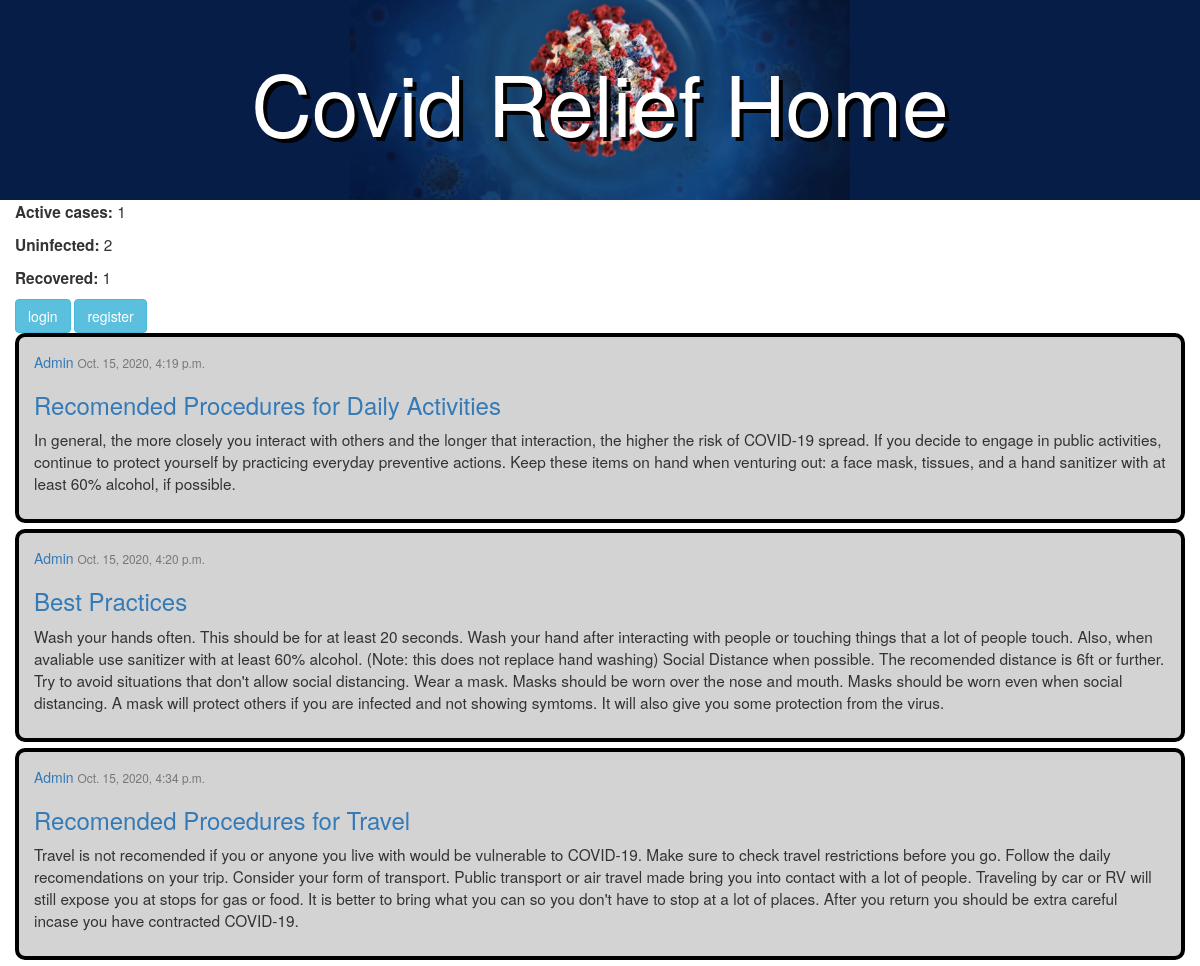
The page / on the database its author committed.
### loginApp/models.py (models this page shows, shortened)
class Post(models.Model):
	title = models.CharField(max_length=100)
	content = models.TextField()
	date_posted = models.DateTimeField(default=timezone.now)
	author = models.ForeignKey(User, on_delete =models.CASCADE)

### loginApp/views.py (the view)
# urls.py: 2. Add a URL to urlpatterns:  path('', views.home, name='home')
def home(request):
	all = UserInfo.objects.all()
	i = UserInfo.objects.filter(status='infected')
	iLen = len(i)
	u = UserInfo.objects.filter(status='uninfected')
	uLen = len(u)
	r = UserInfo.objects.filter(status='recovered')
	rLen = len(r)
	context = {'Posts': Post.objects.all(),'infected': iLen, 'uninfected': uLen, 'recovered': rLen}
	return render(request, 'loginApp/home.html',context)

### loginApp/templates/loginApp/home.html (shortened to what this page needs)
<!DOCTYPE HTML>
<html>
	<head>
		<link rel="stylesheet" href="https://maxcdn.bootstrapcdn.com/bootstrap/3.4.1/css/bootstrap.min.css">
		<link rel="stylesheet" href="../../static/style.css" />
	</head>
	<body>
		<header style="background-image: url('../../static/virus.jpg');">
			<h1 class="text-center">Covid Relief Home</h1>
		</header>
	<div class="container-fluid">
		<p><b>Active cases: </b>{{infected}}</p>
		<p><b>Uninfected: </b>{{uninfected}}</p>
		<p><b>Recovered: </b>{{recovered}}</p>
		{% if user.is_authenticated %}
		<a class="btn btn-info" href="{% url 'logout'%}">logout</a>
		{% else %}
		<a class="btn btn-info" href="{% url 'login'%}">login</a>
		<a class="btn btn-info" href="{% url 'register'%}">register</a>
		{% endif %}
		{% for post in Posts %}
        <div class="content">
          <div>
            <div>
              <a class="mr-2" href="#">{{ post.author }}</a>
              <small class="text-muted">{{ post.date_posted }}</small>
            </div>
            <h3><a class="article-title" href="#">{{ post.title }}</a></h3>
            <p class="article-content">{{ post.content }}</p>
          </div>
        </div>
    	{% endfor %}
	</div>
	</body>
</html>

### loginApp/static/style.css (style rules this page uses)
p { font-size: 1.1em; }
h1 { color: #fff; margin:0; padding-top: 55px; font-size: 6em; text-shadow: 4px 4px black; }
header { background-color: #061d47; background-repeat: no-repeat; height: 200px; background-position: center; background-size: 500px 280px; position: relative; }
body { margin: 0; }
.content { background-color: #D3D3D3; border: 4px black solid; border-radius: 10px; margin-bottom: 6px; padding: 15px; }
.btn-info { background-color: 061D47 }

### rows shown on the page
Post: author "Admin", date_posted "Oct. 15, 2020, 4:19 p.m.", title "Recomended Procedures for Daily Activities", content "In general, the more closely you interact with others and the longer that interaction, the higher the risk of COVID-19 spread. If you decide to engage in public activities, continue to protect yourself by practicing everyday preventive actions. Keep these items on hand when venturing out: a face mask, tissues, and a hand sanitizer with at least 60% alcohol, if possible."
Post: author "Admin", date_posted "Oct. 15, 2020, 4:20 p.m.", title "Best Practices", content "Wash your hands often. This should be for at least 20 seconds. Wash your hand after interacting with people or touching things that a lot of people touch. Also, when avaliable use sanitizer with at least 60% alcohol. (Note: this does not replace hand washing) Social Distance when possible. The recomended distance is 6ft or further. Try to avoid situations that don't allow social distancing. Wear a mask. Masks should be worn over the nose and mouth. Masks should be worn even when social distancing. A mask will protect others if you are infected and not showing symtoms. It will also give you some protection from the virus."
Post: author "Admin", date_posted "Oct. 15, 2020, 4:34 p.m.", title "Recomended Procedures for Travel", content "Travel is not recomended if you or anyone you live with would be vulnerable to COVID-19. Make sure to check travel restrictions before you go. Follow the daily recomendations on your trip. Consider your form of transport. Public transport or air travel made bring you into contact with a lot of people. Traveling by car or RV will still expose you at stops for gas or food. It is better to bring what you can so you don't have to stop at a lot of places. After you return you should be extra careful incase you have contracted COVID-19."

### other values the page prints
{{ infected }} "1"
{{ uninfected }} "2"
{{ recovered }} "1"
